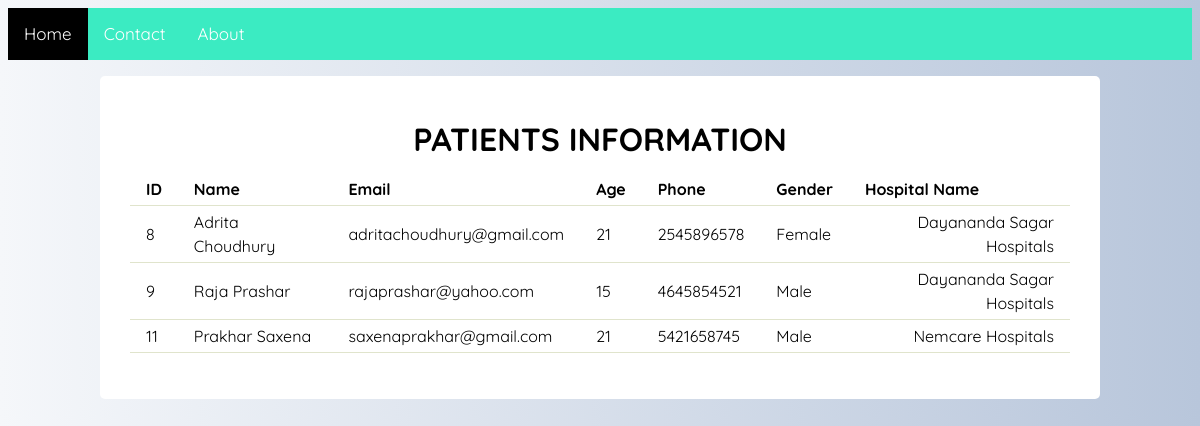
Screenshot of /patient-info.php with the database file from the repository.
### patient-info.php (the view, shortened to what this page needs)
<!DOCTYPE html>
<html lang="en" dir="ltr">
  <head>
  </head>
  <body>
    <div class="topnav">
      <a class="active" href="H_interface.html">Home</a>
      <a href="#contact">Contact</a>
      <a href="about.html">About</a>
    </div>
    <div class="container">
  <h1>PATIENTS INFORMATION</h1>
<table>
    <tr>
        <th> ID </th>
        <th> Name </th>
        <th> Email </th>
        <th> Age </th>
        <th> Phone </th>
        <th> Gender </th>
        <th> Hospital Name </th>
    </tr>
  <?php
include 'dbconnection.php';
$query="CALL `get_patients`();";
$result=mysqli_query($conn, $query);
if(mysqli_num_rows($result) > 0)
{
    while($row = mysqli_fetch_assoc($result))
    {
        $id=$row["ID"];
        $fname=$row["First-name"];
        $lname=$row["Last-name"];
        $name=$fname." ".$lname;
        $email=$row["Email"];
        $age=$row["Age"];
        $phone=$row["Phone"];
        $gender=$row["Gender"];
        $hname=$row["Hospital-name"];
?>
<tr>
    <td> <?php echo $id ?> </td>
    <td> <?php echo $name ?> </td>
    <td> <?php echo $email ?> </td>
    <td> <?php echo $age ?> </td>
    <td> <?php echo $phone ?> </td>
    <td> <?php echo $gender ?> </td>
    <td> <?php echo $hname ?> </td>
</tr>
<?php
    }
}
?>
</table>
  </body>
</html>

### patient-info.php (style rules this page uses)
body { font-family:'Quicksand', sans-serif; text-align:center; line-height:1.5em; background: -webkit-linear-gradient(to right,#F5F7FA,#B8C6DB); background: linear-gradient(to right, #F5F7FA,#B8C6DB); filter: progid:DXImageTransform.Microsoft.gradient( startColorstr='#69d2e7', endColorstr='#fa6900',GradientType=1 ); }
.container { max-width: 1000px; margin: 1em auto; background:#FFF; padding:30px; border-radius:5px; }
table { margin-bottom:1em; border-collapse:collapse; }
table td, table th { text-align:left; padding:0.25em 1em; border-bottom:1px solid #E0E4CC; }
table td:nth-last-child(1) { text-align:right; }
.topnav { background-color: #3bebc2; overflow: hidden; }
.topnav a { float: left; color: white; text-align: center; padding: 14px 16px; text-decoration: none; font-size: 17px; }
.topnav a.active { background-color: black; color: white; }

### rows the page displays
patients-login: ID "8", value "Adrita Choudhury", Email "adritachoudhury@gmail.com", Age "21", Phone "2545896578", Gender "Female", value "Dayananda Sagar Hospitals"
patients-login: ID "9", value "Raja Prashar", Email "rajaprashar@yahoo.com", Age "15", Phone "4645854521", Gender "Male", value "Dayananda Sagar Hospitals"
patients-login: ID "11", value "Prakhar Saxena", Email "saxenaprakhar@gmail.com", Age "21", Phone "5421658745", Gender "Male", value "Nemcare Hospitals"
